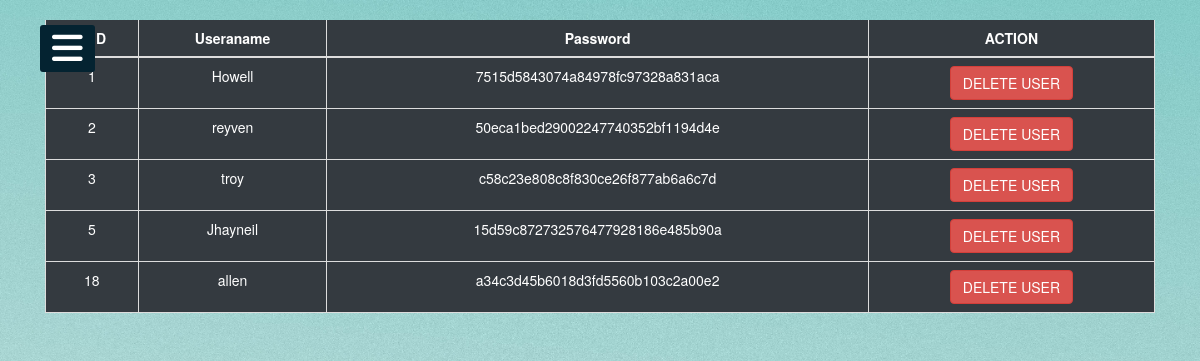
The app's page /boarderAcc.php (signed in) with its own data.
### tables this page shows
CREATE TABLE `users` (
  `id` int(11) NOT NULL,
  `username` varchar(255) NOT NULL,
  `email` varchar(255) NOT NULL,
  `password` varchar(255) NOT NULL
);

### boarderAcc.php (the view, shortened to what this page needs)
<?php include('server.php');
		include('process.php');
?>
<!DOCTYPE html>
<html>
<head>
			<link rel="stylesheet" type="text/css" href="style.css">
			<link rel="stylesheet" href="https://cdn.jsdelivr.net/npm/bootstrap@4.5.3/dist/css/bootstrap.min.css">
</head>
<body>
	<label for="check">
		<i class="fas fa-bars" id="btn"></i>
	</label>
			<?php
	$mysqli = new mysqli('localhost', 'root', '', 'registration') or die(mysqli_error($mysqli));
?>
<?php
	$mysqli = new mysqli('localhost', 'root', '', 'registration') or die(mysqli_error($mysqli));
	$result = $mysqli->query("SELECT * FROM users") or die($mysqli->error);
?>
<div class="container">
	<table class="table table-bordered table-dark" cellspacing="0">
		<thead>
		<tr>
			<th><center><i class="fa fa-id-badge"></i>&nbsp;ID</center></th>
			<th><center>Useraname</center></th>
			<th><center>Password</center></th>
			<th><center>ACTION</center></th>
		</tr>
		</thead>
		<?php
	while ($row = $result->fetch_assoc()):
?>
	<tr>
		<td><center><?php echo $row['id'];?></center></td>
		<td><center><?php echo $row['username'];?></center></td>
		<td><center><?php echo $row['password'];?></center></td>
		<td>
			<center>
			<button type="button" class="btn btn-danger deletebtn">DELETE USER
			</button>
		</center>
		</td>
	</tr>
<?php
	endwhile;
?>
	</table>
</div>
	<link rel="stylesheet" href="https://maxcdn.bootstrapcdn.com/bootstrap/3.4.1/css/bootstrap.min.css">

### style.css (style rules this page uses)
body { font-family: 'Roboto', sans-serif; }
* { margin: 0px; padding: 0px; }
label #btn,label #cancel { position: absolute; cursor: pointer; background: #042331; border-radius: 3px; }
label #btn { left: 40px; top: 25px; font-size: 35px; color: white; padding: 6px 12px; transition: all .5s; }

### boarderAcc.php (style rules this page uses)
body { background-image:url(back.jpg); background-size: cover; background-attachment: fixed; }

### records on screen
users: id "1", username "Howell", password "7515d5843074a84978fc97328a831aca"
users: id "2", username "reyven", password "50eca1bed29002247740352bf1194d4e"
users: id "3", username "troy", password "c58c23e808c8f830ce26f877ab6a6c7d"
users: id "5", username "Jhayneil", password "15d59c872732576477928186e485b90a"
users: id "18", username "allen", password "a34c3d45b6018d3fd5560b103c2a00e2"
